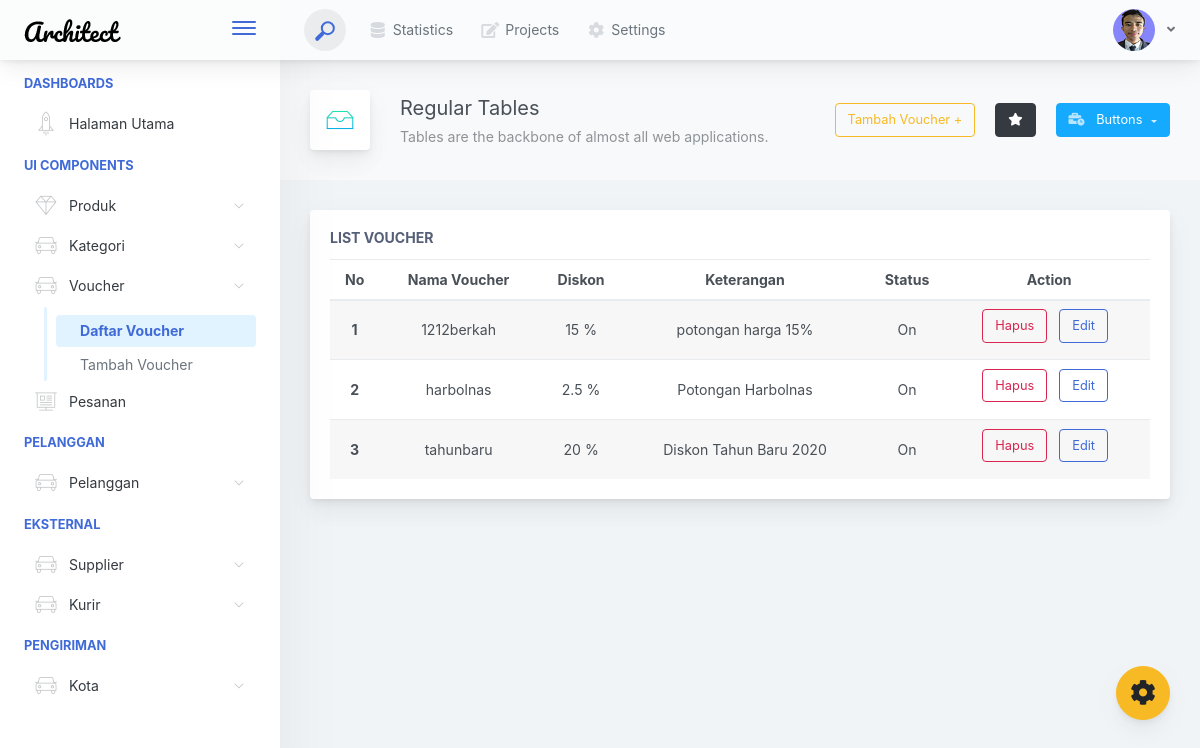
The page /admin/index.php?module=voucher&action=list (signed in) on the database its author committed.
### tables this page shows
CREATE TABLE `voucher` (
  `voucher_id` int(11) NOT NULL,
  `nama_voucher` varchar(50) NOT NULL,
  `potongan` float NOT NULL,
  `keterangan` varchar(250) DEFAULT NULL,
  `status` enum('on','off') NOT NULL
);

### admin/module/voucher/list.php (the view, shortened to what this page needs)
<?php
    $pagination = isset($_GET["pagination"]) ? $_GET["pagination"] : 1 ;
    $mulai_dari = ($pagination-1) * $data_per_halaman;
    $where = false;
    $voucher = query("select * from $module $where LIMIT $mulai_dari,$data_per_halaman");
?>
                    <div class="app-main__inner">
                        <div class="app-page-title">
                            <div class="page-title-wrapper">
                                <div class="page-title-heading">
                                    <div class="page-title-icon">
                                        <i class="pe-7s-drawer icon-gradient bg-happy-itmeo">
                                        </i>
                                    </div>
                                    <div>Regular Tables
                                        <div class="page-title-subheading">Tables are the backbone of almost all web applications.
                                        </div>
                                    </div>
                                </div>
                                <div class="page-title-actions">
                                        <?= tombol_tambah();?>
                                        <button type="button" data-toggle="tooltip" title="Example Tooltip" data-placement="bottom" class="btn-shadow mr-3 btn btn-dark">
                                            <i class="fa fa-star"></i>
                                        </button>
                                        <div class="d-inline-block dropdown">
                                            <button type="button" data-toggle="dropdown" aria-haspopup="true" aria-expanded="false" class="btn-shadow dropdown-toggle btn btn-info">
                                                <span class="btn-icon-wrapper pr-2 opacity-7">
                                                    <i class="fa fa-business-time fa-w-20"></i>
                                                </span>
                                                Buttons
                                            </button>
                                        </div>
                                </div>
                            </div>
                        </div>
                        <div class="row">
                            <div class="col-lg-12">
                                <div class="main-card mb-3 card">
                                    <div class="card-body">
                                        <h5 class="card-title">List Voucher</h5>
                                        <table class="mb-0 table table-striped text-center table-hover ">
                                            <thead>
                                            <tr>
                                                <th scope="col">No</th>
                                                <th scope="col">Nama Voucher</th>
                                                <th scope="col">Diskon</th>
                                                <th scope="col">Keterangan</th>
                                                <th scope="col">Status</th>
                                                <th scope="col">Action</th>
                                            </tr>
                                            </thead>
                                            <tbody>
                                            <?php
                                                $no = 1 + $mulai_dari;
                                                foreach($voucher as $voucher_part): ?>
                                                        <tr>
                                                            <th scope="row"><?= $no ?></th>
                                                            <td><?= $voucher_part["nama_voucher"] ?></td>
                                                            <td><?= $voucher_part["potongan"] ?> %</td>
                                                            <td><?= substr($voucher_part["keterangan"],0,30) ?></td>
                                                            <td><?= ucwords($voucher_part["status"]) ?></td>
                                                            <td>
                                                                <form action="module/proses.php" method="POST">
                                                                    <button class="mb-2 mr-2 btn-transition btn btn-outline-danger" name="submit" value="hapus"
                                                                    onclick="return confirm('yakin');">Hapus</button>
                                                                    <button class="mb-2 mr-2 btn-transition btn btn-outline-primary" name="submit" value="edit"
                                                                    >Edit</button>
                                                                </form>
                                                            </td>
                                                        </tr>
                                            <?php $no++;
                                                endforeach; ?>
                                            </tbody>
                                        </table>
                                    </div>
                                </div>
                            </div>
                        </div>
                    </div>

### rows shown on the page
voucher: nama_voucher "1212berkah", potongan "15", keterangan "potongan harga 15%", status "On"
voucher: nama_voucher "harbolnas", potongan "2.5", keterangan "Potongan Harbolnas", status "On"
voucher: nama_voucher "tahunbaru", potongan "20", keterangan "Diskon Tahun Baru 2020", status "On"

### other values the page prints
$module "Voucher"
